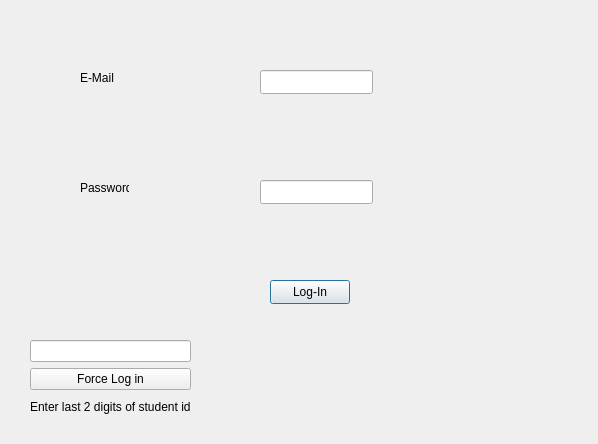
<?xml version="1.0" encoding="UTF-8"?>
<ui version="4.0">
 <class>StudentLogIn</class>
 <widget class="QDialog" name="StudentLogIn">
  <property name="geometry">
   <rect>
    <x>0</x>
    <y>0</y>
    <width>598</width>
    <height>444</height>
   </rect>
  </property>
  <property name="windowTitle">
   <string>Dialog</string>
  </property>
  <widget class="QLineEdit" name="EmailTXT">
   <property name="geometry">
    <rect>
     <x>260</x>
     <y>70</y>
     <width>113</width>
     <height>24</height>
    </rect>
   </property>
  </widget>
  <widget class="QLineEdit" name="PasswordTXT">
   <property name="geometry">
    <rect>
     <x>260</x>
     <y>180</y>
     <width>113</width>
     <height>24</height>
    </rect>
   </property>
   <property name="echoMode">
    <enum>QLineEdit::Password</enum>
   </property>
  </widget>
  <widget class="QPushButton" name="LoginButton">
   <property name="geometry">
    <rect>
     <x>270</x>
     <y>280</y>
     <width>80</width>
     <height>24</height>
    </rect>
   </property>
   <property name="text">
    <string>Log-In</string>
   </property>
  </widget>
  <widget class="QLabel" name="label">
   <property name="geometry">
    <rect>
     <x>80</x>
     <y>70</y>
     <width>49</width>
     <height>16</height>
    </rect>
   </property>
   <property name="text">
    <string>E-Mail</string>
   </property>
  </widget>
  <widget class="QLabel" name="label_2">
   <property name="geometry">
    <rect>
     <x>80</x>
     <y>180</y>
     <width>49</width>
     <height>16</height>
    </rect>
   </property>
   <property name="text">
    <string>Password</string>
   </property>
  </widget>
  <widget class="QWidget" name="layoutWidget">
   <property name="geometry">
    <rect>
     <x>30</x>
     <y>340</y>
     <width>161</width>
     <height>78</height>
    </rect>
   </property>
   <layout class="QVBoxLayout" name="verticalLayout">
    <item>
     <widget class="QLineEdit" name="Identifier"/>
    </item>
    <item>
     <widget class="QPushButton" name="ForceLIbutton">
      <property name="text">
       <string>Force Log in</string>
      </property>
     </widget>
    </item>
    <item>
     <widget class="QLabel" name="label_3">
      <property name="text">
       <string>Enter last 2 digits of student id</string>
      </property>
     </widget>
    </item>
   </layout>
  </widget>
 </widget>
 <resources/>
 <connections/>
</ui>
